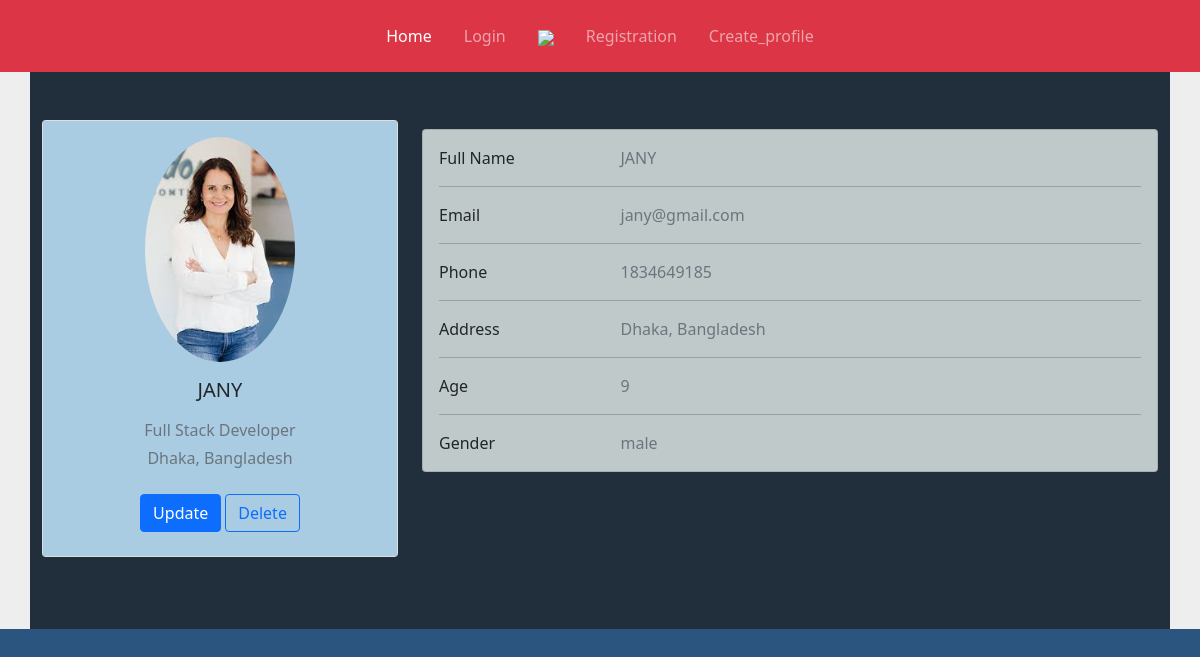
The app's page /profile/35/ with its own data.
### crudApp/models.py (models this page shows, shortened)
class Profile(models.Model):
    Name = models.CharField(max_length=20)
    email = models.EmailField(max_length=20)
    age = models.PositiveIntegerField()
    gender = models.CharField(max_length=6)
    image = models.ImageField(upload_to='prof_pic/',  default='default/default.png')
    phone = models.PositiveIntegerField()
    address = models.TextField(max_length=200)

### crudApp/views.py (the view)
# urls.py: path('profile/<int:id>/', profile, name='profile'),
def profile(request, id):
    prof = Profile.objects.get(id=id)
    return render(request, 'Profile.html', locals())

### Templates/Profile.html (shortened to what this page needs)
{% extends 'Home.html' %}
{% block body %}
<section style="background-color: #eee;">
    <div class="container py-5" style="background-color:#212F3C">
        <div class="row">
            <div class="col-lg-4">
                <div class="card mb-4">
                    <div class="card-body text-center" style="background-color:#A9CCE3">
                        <img src="{{prof.image.url}}"
                             alt="avatar"
                             class="rounded-circle img-fluid" style="width: 150px;">
                        <h5 class="my-3">{{prof.Name}}</h5>
                        <p class="text-muted mb-1">Full Stack Developer</p>
                        <p class="text-muted mb-4">{{prof.address}}</p>
                        <div class="d-flex justify-content-center mb-2">
                            <a href="{% url 'updateProfile' prof.id  %}"><button type="button" class="btn btn-primary">Update</button></a>
                            <a href="{% url 'DeleteProfile' prof.id  %}"><button type="button" class="btn btn-outline-primary ms-1">Delete</button></a>
                        </div>
                    </div>
                </div>
            </div>
            <div class="col-lg-8" style="margin-top : 9px;">
                <div class="card mb-4"style="background-color: #BFC9CA">
                    <div class="card-body">
                        <div class="row">
                            <div class="col-sm-3">
                                <p class="mb-0">Full Name</p>
                            </div>
                            <div class="col-sm-9">
                                <p class="text-muted mb-0">{{prof.Name}}</p>
                            </div>
                        </div>
                        <hr>
                        <div class="row">
                            <div class="col-sm-3">
                                <p class="mb-0">Email</p>
                            </div>
                            <div class="col-sm-9">
                                <p class="text-muted mb-0">{{prof.email}}</p>
                            </div>
                        </div>
                        <hr>
                        <div class="row">
                            <div class="col-sm-3">
                                <p class="mb-0">Phone</p>
                            </div>
                            <div class="col-sm-9">
                                <p class="text-muted mb-0">{{prof.phone}}</p>
                            </div>
                        </div>
                        <hr>
                        <div class="row">
                            <div class="col-sm-3">
                                <p class="mb-0">Address</p>
                            </div>
                            <div class="col-sm-9">
                                <p class="text-muted mb-0">{{prof.address}}</p>
                            </div>
                        </div>
                        <hr>
                        <div class="row">
                            <div class="col-sm-3">
                                <p class="mb-0">Age</p>
                            </div>
                            <div class="col-sm-9">
                                <p class="text-muted mb-0">{{prof.age}}</p>
                            </div>
                        </div>
                        <hr>
                        <div class="row">
                            <div class="col-sm-3">
                                <p class="mb-0">Gender</p>
                            </div>
                            <div class="col-sm-9">
                                <p class="text-muted mb-0">{{prof.gender}}</p>
                            </div>
                        </div>
                    </div>
                </div>
            </div>
        </div>
    </div>
</section>
{% endblock %}

### records on screen
Profile: image (picture), Name "JANY", address "Dhaka, Bangladesh", email "jany@gmail.com", phone "1834649185", age "9", gender "male"
